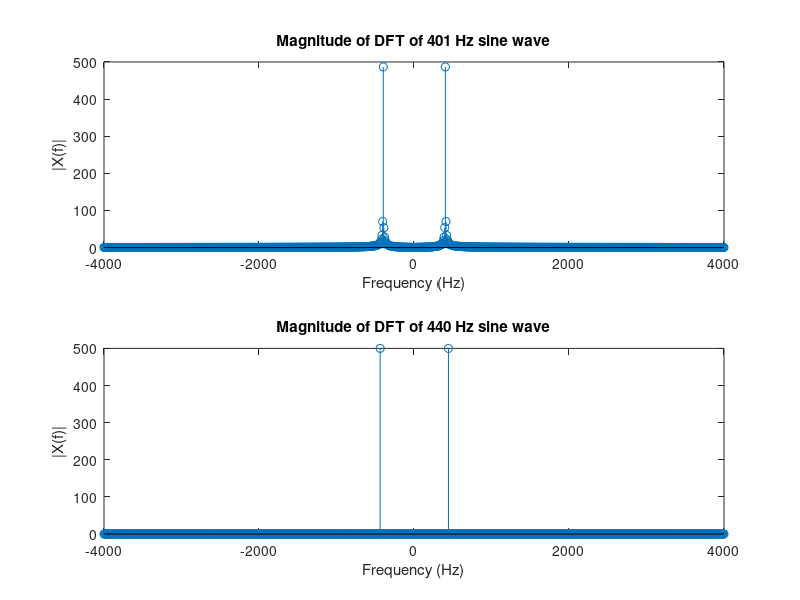
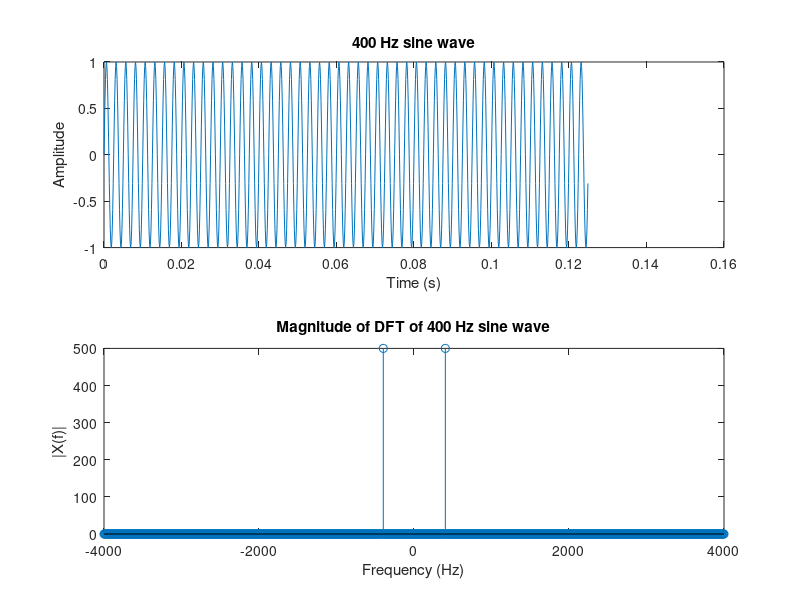
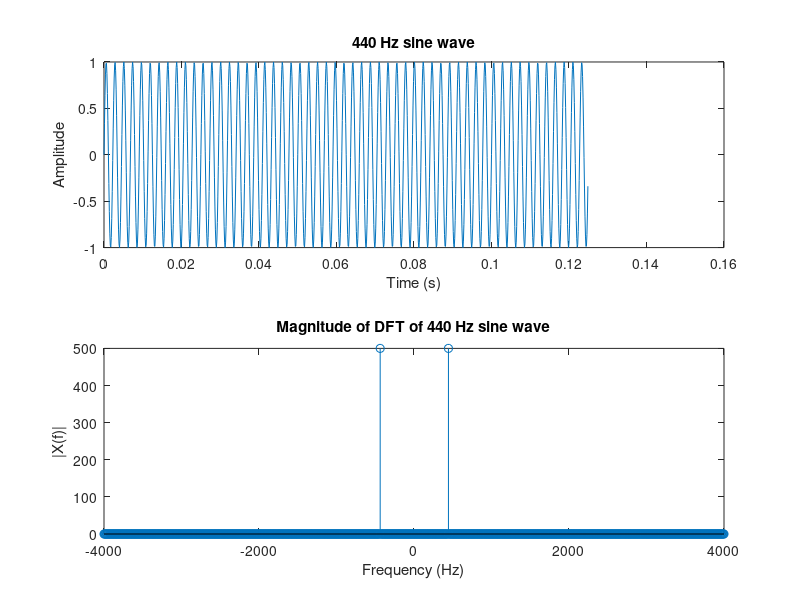
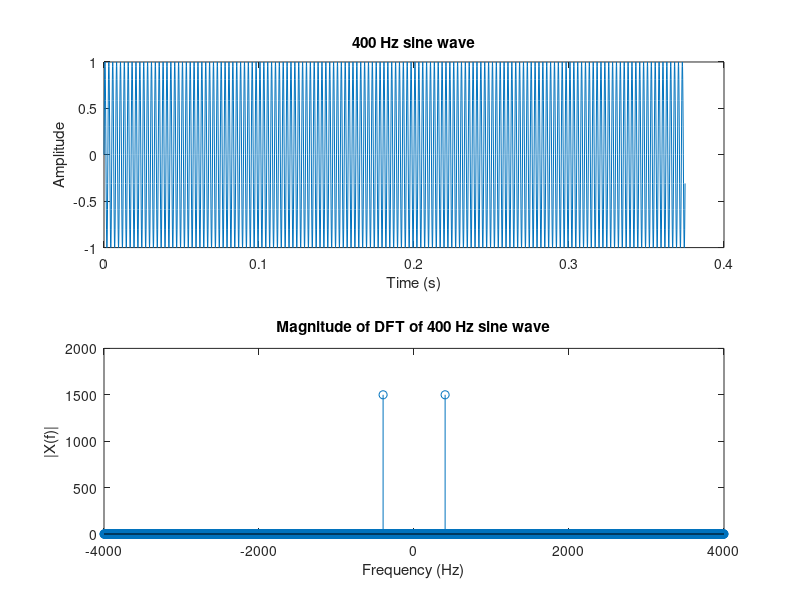

These figures' MATLAB source, in order:

%%%%%%%%%% 2.2.1 Simple sampled signals %%%%%%%%%%
clc;

fs = 8000;           
n = 1000;            
f = 400;             
t = linspace(0, (n-1)/fs, n);    

% Genrar la señal
x = sin(2*pi*f*t);   
% FFT
hx = fft(x, n);      
hx = fftshift(hx);   

% Vector de frecuencia
fHz = linspace(-fs/2, fs/2, n); 

% Grafica
stem(fHz, abs(hx));  
xlabel('Frequency (Hz)');
ylabel('|X(f)|');
title('Magnitude of DFT of 400 Hz sine wave');


% PREGUNTAS:

% - Is this what you expected?

% Podemos ver que la gráfica muestra la magnitud de la DFT centrada en el 
% eje de frecuencia en Hz. La gráfica tiene un pico aprox. en la frecuencia
% de 400 Hz, lo que es lo que esperamos.


%%
clc;

fs = 8000;           
n = 1000;            
f = 401; 
f2 = 402;
t = linspace(0, (n-1)/fs, n);    

% Genrar la señal
x = sin(2*pi*f*t);
x2 = sin(2*pi*f2*t);

% FFT
hx = fft(x, n);      
hx = fftshift(hx);   
hx2 = fft(x2, n);      
hx2 = fftshift(hx2); 

% Vector de frecuencia
fHz = linspace(-fs/2, fs/2, n); 

% Grafica
subplot(2,1,1);
stem(fHz, abs(hx));  
xlabel('Frequency (Hz)');
ylabel('|X(f)|');
title('Magnitude of DFT of 401 Hz sine wave');

subplot(2,1,2);
stem(fHz, abs(hx2));  
xlabel('Frequency (Hz)');
ylabel('|X(f)|');
title('Magnitude of DFT of 402 Hz sine wave');


%%
clc;

fs = 8000;           
n = 1000;            
f = 440; 
t = linspace(0, (n-1)/fs, n);    

% Genrar la señal
x = sin(2*pi*f*t);

% FFT
hx = fft(x, n);      
hx = fftshift(hx);    

% Vector de frecuencia
fHz = linspace(-fs/2, fs/2, n); 

% Grafica
stem(fHz, abs(hx));  
xlabel('Frequency (Hz)');
ylabel('|X(f)|');
title('Magnitude of DFT of 440 Hz sine wave');


% PREGUNTAS:

% - What about 440Hz?, What is happening?

% La grafica tiene un pico aprox. en la frecuencia de 440Hz en la FFT, esto
% puede significar que la señal solo contiene una componente espectral en 
% 440Hz y no tiene armónicos superiores.


%%
clc;

fs = 8000;           
n = 1000;            
f = 400; 
f2 = 440;
t = linspace(0, (n-1)/fs, n);    

% Genrar la señal
x = sin(2*pi*f*t);   
x2 = sin(2*pi*f2*t);

% FFT
hx = fft(x, n);      
hx = fftshift(hx);   

hx2 = fft(x2, n);      
hx2 = fftshift(hx2);  

% Vector de frecuencia
fHz = linspace(-fs/2, fs/2, n); 

% Grafica 400Hz
figure;
subplot(2,1,1);
plot(t, x);
xlabel('Time (s)');
ylabel('Amplitude');
title('400 Hz sine wave');

subplot(2,1,2);
stem(fHz, abs(hx));
xlabel('Frequency (Hz)');
ylabel('|X(f)|');
title('Magnitude of DFT of 400 Hz sine wave');

% Grafica 440Hz
figure;
subplot(2,1,1);
plot(t, x2);
xlabel('Time (s)');
ylabel('Amplitude');
title('440 Hz sine wave');

subplot(2,1,2);
stem(fHz, abs(hx2));
xlabel('Frequency (Hz)');
ylabel('|X(f)|');
title('Magnitude of DFT of 440 Hz sine wave');


% PREGUNTAS:

% - What is special about 400Hz and 440Hz?

% Luego de graficar sus señales sinusoidales, podemos ver que ambas 
% frecuencias están relacionadas con notas musicales, corresponden a unas 
% notas en el sistema de afinación estándar A440. Esto significa que estas 
% frecuencias son utilizadas como referencia para la afinación de 
% instrumentos y son ampliamente utilizadas en la música.


%%
clc;

fs = 8000;           
n = 3000;            
f = 400; 
f2 = 440;
t = linspace(0, (n-1)/fs, n);    

% Genrar la señal
x = sin(2*pi*f*t);   
x2 = sin(2*pi*f2*t);

% FFT
hx = fft(x, n);      
hx = fftshift(hx);   

hx2 = fft(x2, n);      
hx2 = fftshift(hx2);  

% Vector de frecuencia
fHz = linspace(-fs/2, fs/2, n); 

% Grafica 400Hz
figure;
subplot(2,1,1);
plot(t, x);
xlabel('Time (s)');
ylabel('Amplitude');
title('400 Hz sine wave');

subplot(2,1,2);
stem(fHz, abs(hx));
xlabel('Frequency (Hz)');
ylabel('|X(f)|');
title('Magnitude of DFT of 400 Hz sine wave');

% Grafica 440Hz
figure;
subplot(2,1,1);
plot(t, x2);
xlabel('Time (s)');
ylabel('Amplitude');
title('440 Hz sine wave');

subplot(2,1,2);
stem(fHz, abs(hx2));
xlabel('Frequency (Hz)');
ylabel('|X(f)|');
title('Magnitude of DFT of 440 Hz sine wave');


% PREGUNTAS:

% - Try changing the number of points in the FFT, 
% how does this affect the plot?

% Aumentar el número de puntos en la FFT proporciona una mejor resolución 
% espectral, pero también aumenta el tiempo de procesamiento y disminuye 
% la frecuencia de muestreo efectiva. 
% Reducir el número de puntos en la FFT reduce el tiempo de procesamiento, 
% pero disminuye la resolución espectral y puede ocultar información en las
% frecuencias cercanas.
% Esto se puede observar en el codigo anterior al cambiar n.


%%
clc;

fs = 8000; 
n = 1024;
n2 = 2048;
n3 = 4096;
t = (0:1023)/fs; 

% Señal
x = sin(2*pi*400*t) + 0.5*sin(2*pi*420*t) + 0.25*sin(2*pi*440*t); 

% Vectores de frecuencia
fHz = linspace(-fs/2, fs/2, n); 
fHz2 = linspace(-fs/2, fs/2, n2); 
fHz3 = linspace(-fs/2, fs/2, n3); 

% Grafica para 1024
figure;
subplot(3,1,1);
stem(fHz, abs(fftshift(fft(x,n))));
title('DFT of x(t) using 1024 sample points');
xlabel('Frequency (Hz)');
ylabel('|X(f)|');

% Grafica para 2048
subplot(3,1,2);
stem(fHz2, abs(fftshift(fft(x,n2))));
title('DFT of x(t) using 2048 sample points');
xlabel('Frequency (Hz)');
ylabel('|X(f)|');

% Grafica para 4096
subplot(3,1,3);
stem(fHz3, abs(fftshift(fft(x,n3))));
title('DFT of x(t) using 4096 sample points');
xlabel('Frequency (Hz)');
ylabel('|X(f)|');


% PREGUNTAS:

% - What does this tell us about how to sample a signal and interpret 
% the DFT?

% Los resultados obtenidos de la DFT de la señal indican que la cantidad de
% muestras utilizadas en la DFT afecta significativamente la resolución de 
% frecuencia y la precisión del análisis. 
% Por lo tanto, es importante elegir un número apropiado de muestras en 
% función de la resolución de frecuencia deseada y los recursos 
% computacionales. Esto enfatiza la importancia de las técnicas de muestreo
% y el procesamiento de señales adecuados para interpretar con precisión 
% la DFT de una señal.

